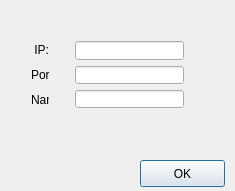
<?xml version="1.0" encoding="UTF-8"?>
<ui version="4.0">
 <class>IpBox</class>
 <widget class="QDialog" name="IpBox">
  <property name="geometry">
   <rect>
    <x>0</x>
    <y>0</y>
    <width>235</width>
    <height>191</height>
   </rect>
  </property>
  <property name="maximumSize">
   <size>
    <width>235</width>
    <height>191</height>
   </size>
  </property>
  <property name="windowTitle">
   <string>IpBox</string>
  </property>
  <widget class="QPushButton" name="okbutton">
   <property name="geometry">
    <rect>
     <x>140</x>
     <y>160</y>
     <width>85</width>
     <height>27</height>
    </rect>
   </property>
   <property name="text">
    <string>OK</string>
   </property>
  </widget>
  <widget class="QWidget" name="layoutWidget">
   <property name="geometry">
    <rect>
     <x>64</x>
     <y>30</y>
     <width>131</width>
     <height>89</height>
    </rect>
   </property>
   <layout class="QVBoxLayout" name="verticalLayout">
    <item>
     <widget class="QLineEdit" name="ipentry"/>
    </item>
    <item>
     <widget class="QLineEdit" name="portentry"/>
    </item>
    <item>
     <widget class="QLineEdit" name="nameentry">
      <property name="text">
       <string/>
      </property>
      <property name="maxLength">
       <number>15</number>
      </property>
     </widget>
    </item>
   </layout>
  </widget>
  <widget class="QWidget" name="layoutWidget">
   <property name="geometry">
    <rect>
     <x>20</x>
     <y>30</y>
     <width>40</width>
     <height>91</height>
    </rect>
   </property>
   <layout class="QVBoxLayout" name="verticalLayout_2">
    <item>
     <widget class="QLabel" name="iplabel">
      <property name="text">
       <string>&lt;!DOCTYPE HTML PUBLIC &quot;-//W3C//DTD HTML 4.0//EN&quot; &quot;http://www.w3.org/TR/REC-html40/strict.dtd&quot;&gt;
&lt;html&gt;&lt;head&gt;&lt;meta name=&quot;qrichtext&quot; content=&quot;1&quot; /&gt;&lt;style type=&quot;text/css&quot;&gt;
p, li { white-space: pre-wrap; }
&lt;/style&gt;&lt;/head&gt;&lt;body style=&quot; font-family:'Sans'; font-size:9pt; font-weight:400; font-style:normal;&quot;&gt;
&lt;p align=&quot;right&quot; style=&quot; margin-top:0px; margin-bottom:0px; margin-left:0px; margin-right:0px; -qt-block-indent:0; text-indent:0px;&quot;&gt;IP:&lt;/p&gt;&lt;/body&gt;&lt;/html&gt;</string>
      </property>
     </widget>
    </item>
    <item>
     <widget class="QLabel" name="portlabel">
      <property name="text">
       <string>&lt;!DOCTYPE HTML PUBLIC &quot;-//W3C//DTD HTML 4.0//EN&quot; &quot;http://www.w3.org/TR/REC-html40/strict.dtd&quot;&gt;
&lt;html&gt;&lt;head&gt;&lt;meta name=&quot;qrichtext&quot; content=&quot;1&quot; /&gt;&lt;style type=&quot;text/css&quot;&gt;
p, li { white-space: pre-wrap; }
&lt;/style&gt;&lt;/head&gt;&lt;body style=&quot; font-family:'Sans'; font-size:9pt; font-weight:400; font-style:normal;&quot;&gt;
&lt;p align=&quot;right&quot; style=&quot; margin-top:0px; margin-bottom:0px; margin-left:0px; margin-right:0px; -qt-block-indent:0; text-indent:0px;&quot;&gt;Port:&lt;/p&gt;&lt;/body&gt;&lt;/html&gt;</string>
      </property>
     </widget>
    </item>
    <item>
     <widget class="QLabel" name="namelabel">
      <property name="text">
       <string>&lt;!DOCTYPE HTML PUBLIC &quot;-//W3C//DTD HTML 4.0//EN&quot; &quot;http://www.w3.org/TR/REC-html40/strict.dtd&quot;&gt;
&lt;html&gt;&lt;head&gt;&lt;meta name=&quot;qrichtext&quot; content=&quot;1&quot; /&gt;&lt;style type=&quot;text/css&quot;&gt;
p, li { white-space: pre-wrap; }
&lt;/style&gt;&lt;/head&gt;&lt;body style=&quot; font-family:'Sans'; font-size:9pt; font-weight:400; font-style:normal;&quot;&gt;
&lt;p align=&quot;right&quot; style=&quot; margin-top:0px; margin-bottom:0px; margin-left:0px; margin-right:0px; -qt-block-indent:0; text-indent:0px;&quot;&gt;Name:&lt;/p&gt;&lt;/body&gt;&lt;/html&gt;</string>
      </property>
     </widget>
    </item>
   </layout>
  </widget>
 </widget>
 <layoutdefault spacing="6" margin="11"/>
 <resources/>
 <connections>
  <connection>
   <sender>okbutton</sender>
   <signal>clicked()</signal>
   <receiver>IpBox</receiver>
   <slot>accept()</slot>
   <hints>
    <hint type="sourcelabel">
     <x>179</x>
     <y>175</y>
    </hint>
    <hint type="destinationlabel">
     <x>86</x>
     <y>166</y>
    </hint>
   </hints>
  </connection>
  <connection>
   <sender>ipentry</sender>
   <signal>returnPressed()</signal>
   <receiver>IpBox</receiver>
   <slot>accept()</slot>
   <hints>
    <hint type="sourcelabel">
     <x>143</x>
     <y>51</y>
    </hint>
    <hint type="destinationlabel">
     <x>217</x>
     <y>77</y>
    </hint>
   </hints>
  </connection>
  <connection>
   <sender>portentry</sender>
   <signal>returnPressed()</signal>
   <receiver>IpBox</receiver>
   <slot>accept()</slot>
   <hints>
    <hint type="sourcelabel">
     <x>123</x>
     <y>70</y>
    </hint>
    <hint type="destinationlabel">
     <x>219</x>
     <y>114</y>
    </hint>
   </hints>
  </connection>
  <connection>
   <sender>nameentry</sender>
   <signal>returnPressed()</signal>
   <receiver>IpBox</receiver>
   <slot>accept()</slot>
   <hints>
    <hint type="sourcelabel">
     <x>104</x>
     <y>106</y>
    </hint>
    <hint type="destinationlabel">
     <x>65</x>
     <y>127</y>
    </hint>
   </hints>
  </connection>
 </connections>
</ui>
